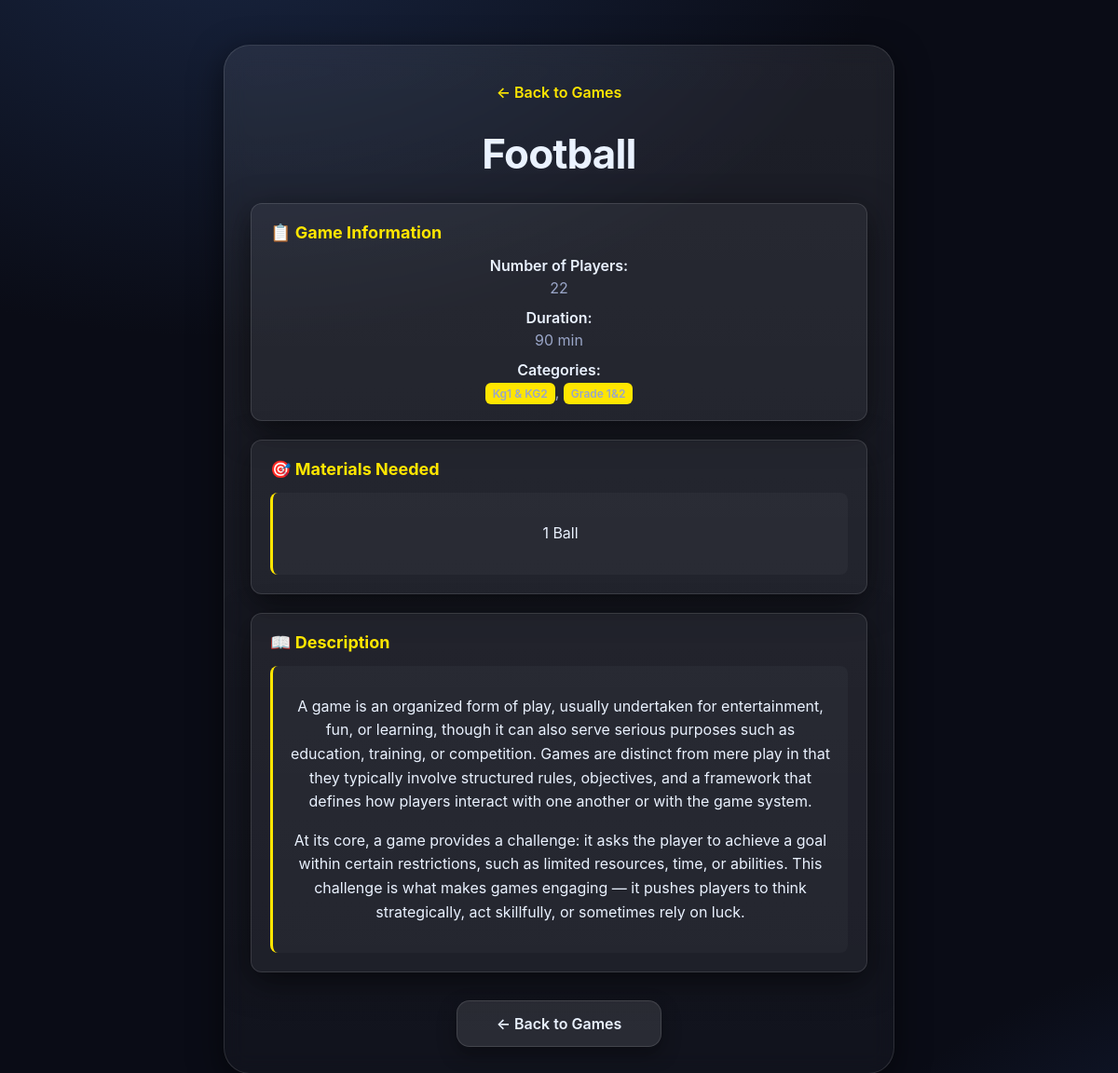
The page /game/1/ on the database its author committed.
### Games/models.py (models this page shows, shortened)
class Game(models.Model):
    name = models.CharField(max_length=200)
    description = models.TextField()
    materials = models.TextField(blank=True, null=True)
    number_of_players = models.CharField(max_length=50)  # e.g. "5-10 players"
    time = models.CharField(max_length=50)  # e.g. "30 minutes"
    video_link = models.URLField(blank=True, null=True)
    folders = models.ManyToManyField(Folder, related_name="games")

class Folder(models.Model):
    name = models.CharField(max_length=100, unique=True)

### Games/views.py (the view)
# urls.py: path('game/<int:game_id>/', views.game_detail, name='game_detail'),
def game_detail(request, game_id: int):
    try:
        game = get_object_or_404(Game, pk=game_id)
        folders = list(game.folders.all())
        return render(request, 'game_detail.html', {
            'game': game,
            'folders': folders,
        })
    except Game.DoesNotExist:
        return render(request, 'game_detail.html', {
            'error': 'Game not found'
        })
    except Exception as e:
        print(f"Error in game_detail view: {e}")
        return render(request, 'game_detail.html', {
            'error': 'Unable to load game details'
        })

### templates/game_detail.html (shortened to what this page needs)
{% load static %}
<!DOCTYPE html>
<html lang="en">
<head>
  <link rel="stylesheet" href="{% static 'css/home.css' %}" />
  <link rel="stylesheet" href="{% static 'css/styles.css' %}" />
</head>
<body>
  <div class="hero">
    <div class="card">
      <div class="game-header">
        <a href="{% url 'home' %}" class="back-btn">← Back to Games</a>
        <h1 class="title">{{ game.name }}</h1>
      </div>
      {% if error %}
        <div class="error-message">
          <h2>Game Not Found</h2>
          <p>{{ error }}</p>
          <a href="{% url 'home' %}" class="btn btn-primary">Return to Games</a>
        </div>
      {% else %}
        <div class="game-details">
          <div class="detail-section">
            <h3>📋 Game Information</h3>
            <div class="detail-grid">
              <div class="detail-item">
                <strong>Number of Players:</strong>
                <span>{{ game.number_of_players }}</span>
              </div>
              <div class="detail-item">
                <strong>Duration:</strong>
                <span>{{ game.time }}</span>
              </div>
              <div class="detail-item">
                <strong>Categories:</strong>
                <span>
                  {% if folders %}
                    {% for folder in folders %}
                      <span class="folder-tag">{{ folder.name }}</span>{% if not forloop.last %}, {% endif %}
                    {% endfor %}
                  {% else %}
                    No categories assigned
                  {% endif %}
                </span>
              </div>
            </div>
          </div>
          {% if game.materials %}
          <div class="detail-section">
            <h3>🎯 Materials Needed</h3>
            <div class="materials-content">
              {{ game.materials|linebreaks }}
            </div>
          </div>
          {% endif %}
          {% if game.description %}
          <div class="detail-section">
            <h3>📖 Description</h3>
            <div class="description-content">
              {{ game.description|linebreaks }}
            </div>
          </div>
          {% endif %}
          <div class="game-actions">
            <a href="{% url 'home' %}" class="btn btn-secondary">← Back to Games</a>
          </div>
        </div>
      {% endif %}
    </div>
  </div>
</body>
</html>

### static/css/styles.css (style rules this page uses)
:root { --bg: #0a0c16; --card: rgba(255,255,255,0.06); --card-border: rgba(255,255,255,0.12); --text: #eaf2ff; --muted: #9aa6c8; --accent: #ffe600; --accent-2: #00cfff; --accent-3: #ff0077; --shadow: 0 10px 35px rgba(0,0,0,0.55); }
* { box-sizing:border-box }
html,body { height:100% }
body { margin:0; font-family: 'Inter', system-ui, -apple-system, Segoe UI, Roboto, Arial, sans-serif; color:var(--text); background: radial-gradient(1200px 800px at 20% -10%, #192642 0%, rgba(25,38,66,0) 60%), radial-gradient(1000px 700px at 120% 120%, #1a294d 0%, rgba(26,41,77,0) 60%), var(--bg); }
.hero { position:relative; min-height:100%; display:grid; place-items:center; overflow:hidden; padding:48px 20px 32px; }
.card { position:relative; width:min(720px, 92vw); padding:40px 28px 28px; background: linear-gradient(180deg, rgba(255,255,255,.08), rgba(255,255,255,.03)); border:1px solid var(--card-border); border-radius:28px; box-shadow: var(--shadow); backdrop-filter: blur(12px); text-align:center; }
.title { margin:18px 0 6px; font-size: clamp(28px, 6vw, 44px); line-height:1.05; letter-spacing:-0.02em; }
.btn { display:inline-flex; align-items:center; justify-content:center; gap:10px; min-width: 220px; padding:14px 18px; border-radius:14px; text-decoration:none; font-weight:600; transition: transform .18s ease, box-shadow .18s ease, background .18s ease; outline-offset: 3px; border: 1px solid rgba(255,255,255,.12); box-shadow: 0 8px 20px rgba(0,0,0,.35); }

### templates/game_detail.html (style rules this page uses)
.game-header { margin-bottom: 30px; text-align: center; }
.back-btn { display: inline-block; color: var(--accent); text-decoration: none; margin-bottom: 15px; font-weight: 600; transition: color 0.2s ease; }
.game-details { max-width: 800px; margin: 0 auto; }
.detail-section { background: rgba(255, 255, 255, 0.05); border: 1px solid var(--card-border); border-radius: 12px; padding: 20px; margin-bottom: 20px; box-shadow: var(--shadow); }
.detail-section h3 { margin: 0 0 15px 0; color: var(--accent); font-size: 18px; display: flex; align-items: center; gap: 8px; }
.detail-grid { display: grid; gap: 12px; }
.detail-item { display: flex; flex-direction: column; gap: 4px; }
.detail-item strong { color: var(--text); font-weight: 600; }
.detail-item span { color: var(--muted); }
.folder-tag { background: var(--accent); color: white; padding: 4px 8px; border-radius: 6px; font-size: 12px; font-weight: 600; }
.materials-content, .description-content { color: var(--text); line-height: 1.6; background: rgba(255, 255, 255, 0.03); padding: 15px; border-radius: 8px; border-left: 3px solid var(--accent); }
.game-actions { display: flex; gap: 15px; justify-content: center; margin-top: 30px; flex-wrap: wrap; }
.btn-secondary { background: rgba(255, 255, 255, 0.1); color: var(--text); border: 1px solid var(--card-border); }

### rows shown on the page
Game: name "Football", number_of_players "22", time "90 min", materials "1 Ball", description "A game is an organized form of play, usually undertaken for entertainment, fun, or learning, though it can also serve serious purposes such as education, training, or competition. Games are distinct from mere play in that they typically involve structured rules, objectives, and a framework that defines how players interact with one another or with the game system. At its core, a game provides a challenge: it asks the player to achieve a goal within certain restrictions, such as limited resources, time, or abilities. This challenge is what makes games engaging — it pushes players to think strategically, act skillfully, or sometimes rely on luck."
Folder: name "Kg1 & KG2"
Folder: name "Grade 1&2"
